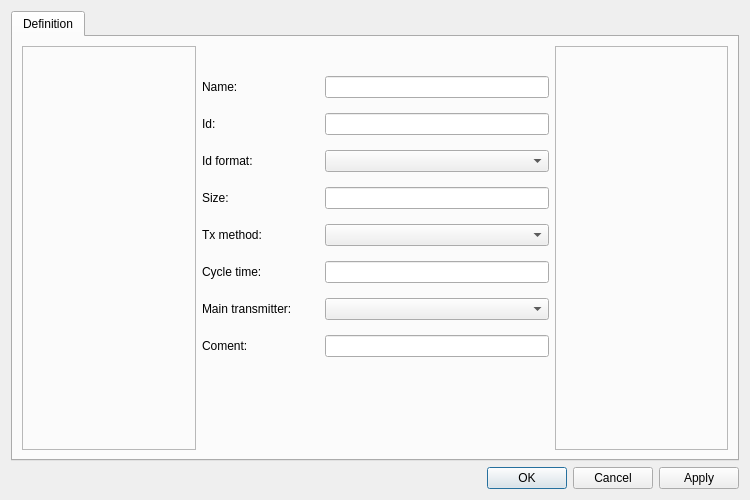
<?xml version="1.0" encoding="UTF-8"?>
<ui version="4.0">
 <class>CanMessageCreator</class>
 <widget class="QDialog" name="CanMessageCreator">
  <property name="geometry">
   <rect>
    <x>0</x>
    <y>0</y>
    <width>750</width>
    <height>500</height>
   </rect>
  </property>
  <property name="windowTitle">
   <string>Can Message Creator</string>
  </property>
  <layout class="QGridLayout" name="gridLayout">
   <item row="1" column="1">
    <layout class="QHBoxLayout" name="horizontalLayout">
     <item>
      <widget class="QDialogButtonBox" name="buttonBox">
       <property name="orientation">
        <enum>Qt::Horizontal</enum>
       </property>
       <property name="standardButtons">
        <set>QDialogButtonBox::Apply|QDialogButtonBox::Cancel|QDialogButtonBox::Ok</set>
       </property>
      </widget>
     </item>
    </layout>
   </item>
   <item row="0" column="0" colspan="2">
    <widget class="QTabWidget" name="tabWidget">
     <property name="currentIndex">
      <number>0</number>
     </property>
     <widget class="QWidget" name="tab">
      <attribute name="title">
       <string>Definition</string>
      </attribute>
      <layout class="QGridLayout" name="gridLayout_2" columnstretch="1,2,1">
       <item row="0" column="0">
        <widget class="QFrame" name="frame">
         <property name="frameShape">
          <enum>QFrame::StyledPanel</enum>
         </property>
         <property name="frameShadow">
          <enum>QFrame::Raised</enum>
         </property>
        </widget>
       </item>
       <item row="0" column="1">
        <layout class="QFormLayout" name="formLayout">
         <property name="horizontalSpacing">
          <number>30</number>
         </property>
         <property name="verticalSpacing">
          <number>15</number>
         </property>
         <property name="topMargin">
          <number>30</number>
         </property>
         <item row="0" column="0">
          <widget class="QLabel" name="label">
           <property name="text">
            <string>Name:</string>
           </property>
          </widget>
         </item>
         <item row="1" column="0">
          <widget class="QLabel" name="label_2">
           <property name="text">
            <string>Id:</string>
           </property>
          </widget>
         </item>
         <item row="2" column="0">
          <widget class="QLabel" name="label_3">
           <property name="text">
            <string>Id format:</string>
           </property>
          </widget>
         </item>
         <item row="3" column="0">
          <widget class="QLabel" name="label_4">
           <property name="text">
            <string>Size:</string>
           </property>
          </widget>
         </item>
         <item row="4" column="0">
          <widget class="QLabel" name="label_5">
           <property name="text">
            <string>Tx method:</string>
           </property>
          </widget>
         </item>
         <item row="5" column="0">
          <widget class="QLabel" name="label_6">
           <property name="text">
            <string>Cycle time:</string>
           </property>
          </widget>
         </item>
         <item row="6" column="0">
          <widget class="QLabel" name="label_7">
           <property name="text">
            <string>Main transmitter: </string>
           </property>
          </widget>
         </item>
         <item row="7" column="0">
          <widget class="QLabel" name="label_8">
           <property name="text">
            <string>Coment:</string>
           </property>
          </widget>
         </item>
         <item row="0" column="1">
          <widget class="QLineEdit" name="lineEdit"/>
         </item>
         <item row="1" column="1">
          <widget class="QLineEdit" name="lineEdit_2"/>
         </item>
         <item row="2" column="1">
          <widget class="QComboBox" name="comboBox"/>
         </item>
         <item row="3" column="1">
          <widget class="QLineEdit" name="lineEdit_3"/>
         </item>
         <item row="4" column="1">
          <widget class="QComboBox" name="comboBox_2"/>
         </item>
         <item row="5" column="1">
          <widget class="QLineEdit" name="lineEdit_4"/>
         </item>
         <item row="6" column="1">
          <widget class="QComboBox" name="comboBox_3"/>
         </item>
         <item row="7" column="1">
          <widget class="QLineEdit" name="lineEdit_5"/>
         </item>
        </layout>
       </item>
       <item row="0" column="2">
        <widget class="QFrame" name="frame_2">
         <property name="frameShape">
          <enum>QFrame::StyledPanel</enum>
         </property>
         <property name="frameShadow">
          <enum>QFrame::Raised</enum>
         </property>
        </widget>
       </item>
      </layout>
     </widget>
    </widget>
   </item>
  </layout>
 </widget>
 <resources/>
 <connections>
  <connection>
   <sender>buttonBox</sender>
   <signal>accepted()</signal>
   <receiver>CanMessageCreator</receiver>
   <slot>accept()</slot>
   <hints>
    <hint type="sourcelabel">
     <x>248</x>
     <y>254</y>
    </hint>
    <hint type="destinationlabel">
     <x>157</x>
     <y>274</y>
    </hint>
   </hints>
  </connection>
  <connection>
   <sender>buttonBox</sender>
   <signal>rejected()</signal>
   <receiver>CanMessageCreator</receiver>
   <slot>reject()</slot>
   <hints>
    <hint type="sourcelabel">
     <x>316</x>
     <y>260</y>
    </hint>
    <hint type="destinationlabel">
     <x>286</x>
     <y>274</y>
    </hint>
   </hints>
  </connection>
 </connections>
</ui>
